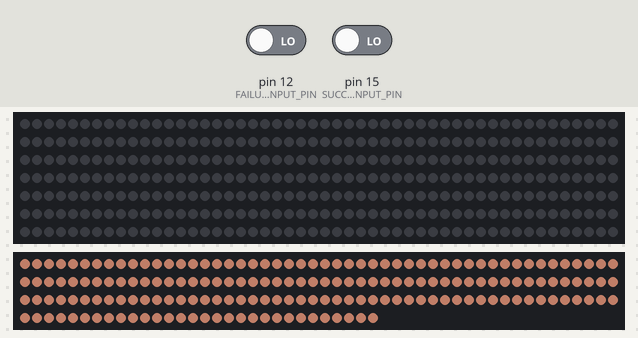
A sketch run on a simulated Arduino Uno, built for the host (arithmetic inside an expression is 32-bit, double 64-bit). On the bench: 350 RGB LEDs in strip order, left to right, continuing on the next row, 180 RGB LEDs in strip order, left to right, continuing on the next row. Inputs (shaded band) come from the test bench; at power-on: pin 15 (SUCCESS_INPUT_PIN) LOW, pin 12 (FAILURE_INPUT_PIN) LOW. Dim RGB values are drawn brighter than linear.

Above: at 0.88 s.
1.3 s: pin 15 (SUCCESS_INPUT_PIN) driven HIGH
At 1.84 s:
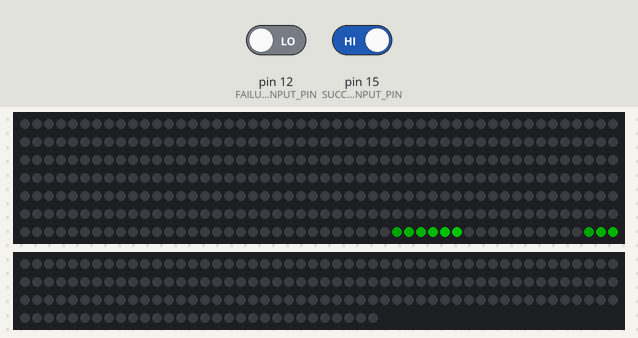
3.5 s: pin 12 (FAILURE_INPUT_PIN) driven HIGH
At 3.71 s:
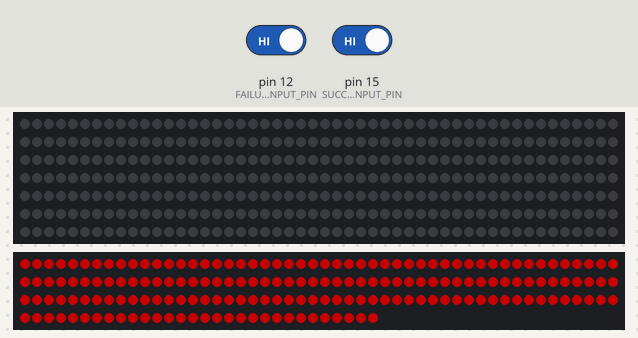
5.0 s: pin 12 (FAILURE_INPUT_PIN) driven LOW
At 5.33 s:
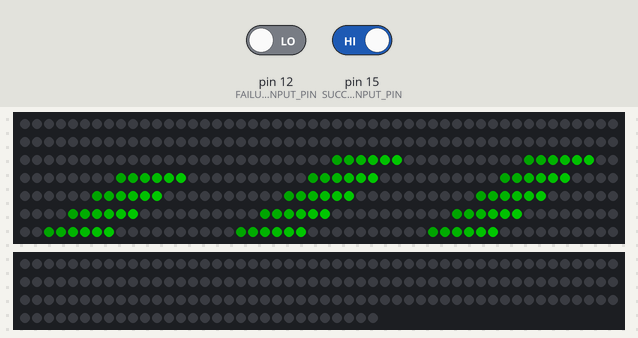
6.6 s: pin 12 (FAILURE_INPUT_PIN) driven HIGH
At 7.23 s:
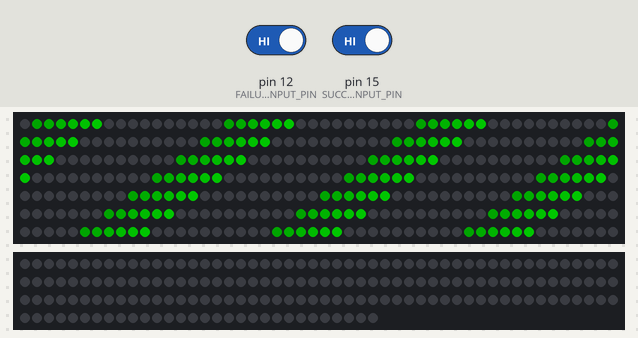
8.2 s: pin 15 (SUCCESS_INPUT_PIN) driven LOW
At 8.51 s:
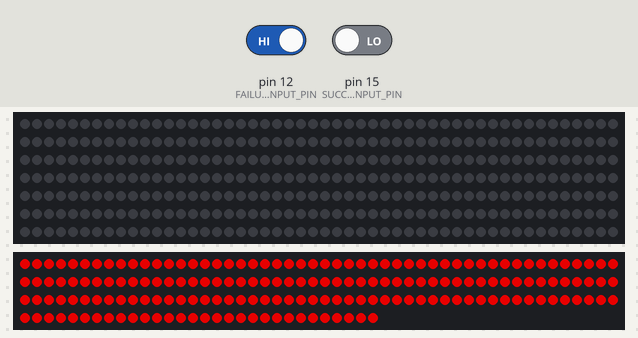
9.8 s: pin 15 (SUCCESS_INPUT_PIN) driven HIGH
At 10.39 s:
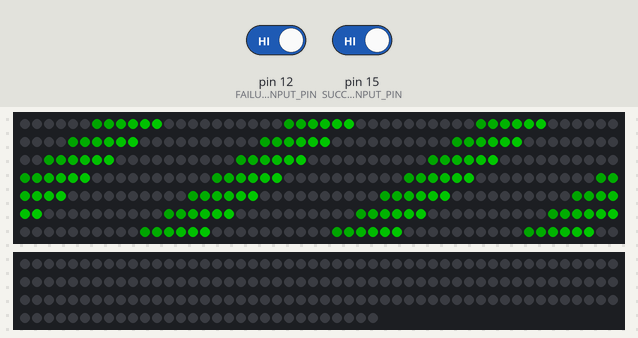
Timing chart, 0 to 12.4 s (numbered marks = the images above; inputs shaded):
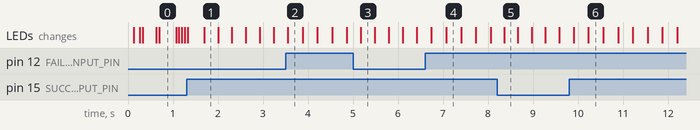

The sketch:

quinled.ino
```cpp
/**
* Interactive: EV Battery Pack
* File: quinled.ino
* Description: LED logic for the QuinLED Dig Uno board driving the 12V WS2815 LED strips used in the EV battery interactive
*
* Original Author: Mike Heaton
* Modified By: Isai Sanchez
* Changes:
*   - added comments to explain LED pixel logic
*   - centralized 2 scenarios (right or wrong battery placement) to this QuinLED board, red or green animation plays
*     depending on signal received from nano
* Date: 9-30-25
* Board Used: QuinLED Dig-Uno (ESP32 based Module, so signals must be level shifted to 3V3!)
* Notes:
*   - LED color determined by signal received by nano
*/

#include <FastLED.h>

#define NUM_LEDS_GREEN_STRIP 350
#define NUM_LEDS_RED_STRIP 180
#define GREEN_STRIP_DATA_PIN 3
#define RED_STRIP_DATA_PIN 16
#define SUCCESS_INPUT_PIN 15  // Q1 on the QuinLED Dig uno board
#define FAILURE_INPUT_PIN 12  // Q2 on the QuinLED Dig uno board
#define BRIGHTNESS 75         // brightness of LEDs as a percentage (%)

CRGB gleds[NUM_LEDS_GREEN_STRIP];
CRGB rleds[NUM_LEDS_RED_STRIP];

enum AnimationMode { IDLE,
                     SUCCESS,
                     FAILURE };
AnimationMode currentMode = IDLE;

// --- animation timing control ---
unsigned long animationStart = 0;
const unsigned long ANIMATION_DURATION_MS = 7000;
unsigned long lastFrameTimeMs = 0;
uint16_t frameRateFPS = 60;  // frame period in ms (20ms = 50fps)

// --- sliding window animation variables ---
const uint8_t PIXEL_SPACING = 10;  // spacing between lit pixels
const int WINDOW_PIXELS = 6;
const float ANIMATION_SPEED_MULTIPLIER = 75.0f;
float headPos = float(NUM_LEDS_GREEN_STRIP - 1);
float leadingEdge = float(NUM_LEDS_GREEN_STRIP - 1);

bool animationActive = false;
float hue = 0;

inline int positiveModulo(int a, int m) {
  int r = a % m;
  if (r < 0) r += m;
  return r;
}

void animationSlidingWindow(CRGB::HTMLColorCode color) {
  unsigned long now = millis();
  unsigned long dtMs = now - lastFrameTimeMs;

  if (dtMs < 1000 / frameRateFPS) return;
  lastFrameTimeMs = now;

  // clear red strip - only green strip should be active
  fill_solid(rleds, NUM_LEDS_RED_STRIP, CRGB::Black);

  // advance head and leading edge backward (right -> left ) based on elapsed time (time-based motion)
  float dtSec = dtMs / 1000.0f;
  float period = (float)(WINDOW_PIXELS) + PIXEL_SPACING;
  headPos -= ANIMATION_SPEED_MULTIPLIER * dtSec;  // pos = velocity * change in time
  leadingEdge -= ANIMATION_SPEED_MULTIPLIER * dtSec;

  // wrap headPos and clamp leading edge at beginning of strip
  if (headPos < 0) headPos += period;
  if (leadingEdge < 0) leadingEdge = 0;

  // draw pattern across strip from LAST led to FIRST led
  for (int i = NUM_LEDS_GREEN_STRIP - 1; i >= 0; i--) {
    if (i < leadingEdge) {
      gleds[i] = CRGB::Black;  // LED not reached yet
      continue;
    }
    // compute relative position from head to this LED (reversed direction)
    int relativePos = positiveModulo((int)floor(headPos) - i, (int)period);
    if (relativePos < WINDOW_PIXELS) {
      // if LED is inside window add gradient (fade near tail)
      uint8_t bright;
      if (WINDOW_PIXELS <= 1) bright = 255;
      else bright = map(relativePos, 0, WINDOW_PIXELS - 1, 255, 100);
      CRGB scaled = color;
      scaled.nscale8_video(bright);
      gleds[i] = scaled;
    } else {
      gleds[i] = CRGB::Black;
    }
  }

  FastLED.show();
}

void animationRedGlow() {
  unsigned long now = millis();
  unsigned long dtMs = now - lastFrameTimeMs;

  if (dtMs < 1000 / frameRateFPS) {
    return;
  }
  lastFrameTimeMs = now;

  // Clear green strip - only red strip should be active
  fill_solid(gleds, NUM_LEDS_GREEN_STRIP, CRGB::Black);

  // Breathing effect using sine wave
  // Adjust the divisor (100.0) to control breathing speed: higher = slower
  float breathe = (sin(now / 500.0 * PI) + 1.0) / 2.0;  // 0.0 to 1.0

  // Map to brightness range (50-255 for a nice glow, never fully off)
  uint8_t brightness = 50 + (breathe * 205);

  // Fill strip with red at calculated brightness
  fill_solid(rleds, NUM_LEDS_RED_STRIP, CRGB::Red);
  fadeToBlackBy(rleds, NUM_LEDS_RED_STRIP, 255 - brightness);

  FastLED.show();
}

void animationDefault() {
  unsigned long now = millis();

  // frame rate control for consistent timing
  if (now - lastFrameTimeMs < 1000 / frameRateFPS) {
    return;
  }
  lastFrameTimeMs = now;

  // clear green strip in default mode
  fill_solid(gleds, NUM_LEDS_GREEN_STRIP, CRGB::Black);

  // rainbow effect on red strip
  fill_solid(rleds, NUM_LEDS_RED_STRIP, CHSV(hue, 80, 180));
  hue += 0.5;  // Increment hue for rainbow cycling

  FastLED.show();
}

void setup() {
  FastLED.addLeds<WS2815, GREEN_STRIP_DATA_PIN, RGB>(gleds, NUM_LEDS_GREEN_STRIP);
  FastLED.addLeds<WS2815, RED_STRIP_DATA_PIN, RGB>(rleds, NUM_LEDS_RED_STRIP);
  FastLED.setBrightness((255 * BRIGHTNESS) / 100);

  pinMode(SUCCESS_INPUT_PIN, INPUT_PULLDOWN);
  pinMode(FAILURE_INPUT_PIN, INPUT_PULLDOWN);

  fill_solid(gleds, NUM_LEDS_GREEN_STRIP, CRGB::Black);
  fill_solid(rleds, NUM_LEDS_RED_STRIP, CRGB::Black);
  FastLED.show();
}

void loop() {
  unsigned long now = millis();

  bool successTriggered = digitalRead(SUCCESS_INPUT_PIN);
  bool failureTriggered = digitalRead(FAILURE_INPUT_PIN);

  // State transitions: prioritize returning to IDLE after animation completes
  if (successTriggered && currentMode != SUCCESS) {
    // Trigger SUCCESS animation
    currentMode = SUCCESS;
    animationStart = now;
    animationActive = true;
    fill_solid(rleds, NUM_LEDS_RED_STRIP, CRGB::Black);
    FastLED.show();
  } else if (failureTriggered && currentMode != FAILURE) {
    // Trigger FAILURE animation
    currentMode = FAILURE;
    animationStart = now;
    animationActive = true;
    fill_solid(gleds, NUM_LEDS_GREEN_STRIP, CRGB::Black);
    FastLED.show();
  }

  // Return to IDLE if animation duration has expired (regardless of pin state)
  if ((currentMode == SUCCESS || currentMode == FAILURE) && (now - animationStart >= ANIMATION_DURATION_MS)) {
    currentMode = IDLE;
    animationActive = false;
    leadingEdge = NUM_LEDS_GREEN_STRIP - 1;  // reset leading edge

    // immediately clear both strips on transition to IDLE
    fill_solid(gleds, NUM_LEDS_GREEN_STRIP, CRGB::Black);
    fill_solid(rleds, NUM_LEDS_RED_STRIP, CRGB::Black);
    FastLED.show();
  }

  // Execute the appropriate animation based on current mode
  switch (currentMode) {
    case SUCCESS:
      animationSlidingWindow(CRGB::Green);
      break;
    case FAILURE:
      animationRedGlow();
      break;
    case IDLE:
    default:
      animationDefault();
      break;
  }
}
```

Measured:
- after the input at 1.3 s, the LEDs: first change at once (image 1 shows a later state)
- after the input at 3.5 s, the LEDs: change after 0.05 s (image 2)
- after the input at 9.8 s, the LEDs: first change after 0.10 s (image 6 shows a later state)
